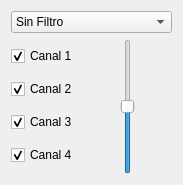
<?xml version="1.0" encoding="UTF-8"?>
<ui version="4.0">
 <class>Form</class>
 <widget class="QWidget" name="Form">
  <property name="geometry">
   <rect>
    <x>0</x>
    <y>0</y>
    <width>183</width>
    <height>185</height>
   </rect>
  </property>
  <property name="windowTitle">
   <string>Form</string>
  </property>
  <layout class="QGridLayout" name="gridLayout_2">
   <item row="0" column="0">
    <layout class="QGridLayout" name="gridLayout">
     <item row="0" column="0">
      <widget class="QComboBox" name="s_filtro">
       <item>
        <property name="text">
         <string>Sin Filtro</string>
        </property>
       </item>
       <item>
        <property name="text">
         <string>Pasa bajos (200Hz)</string>
        </property>
       </item>
       <item>
        <property name="text">
         <string>Pasa Altos (200Hz)</string>
        </property>
       </item>
       <item>
        <property name="text">
         <string>FFT</string>
        </property>
       </item>
      </widget>
     </item>
     <item row="1" column="0">
      <layout class="QHBoxLayout" name="horizontalLayout">
       <item>
        <layout class="QVBoxLayout" name="verticalLayout">
         <item>
          <widget class="QCheckBox" name="cb_c1">
           <property name="text">
            <string>Canal 1</string>
           </property>
           <property name="checked">
            <bool>true</bool>
           </property>
          </widget>
         </item>
         <item>
          <widget class="QCheckBox" name="cb_c2">
           <property name="text">
            <string>Canal 2</string>
           </property>
           <property name="checked">
            <bool>true</bool>
           </property>
          </widget>
         </item>
         <item>
          <widget class="QCheckBox" name="cb_c3">
           <property name="text">
            <string>Canal 3</string>
           </property>
           <property name="checked">
            <bool>true</bool>
           </property>
          </widget>
         </item>
         <item>
          <widget class="QCheckBox" name="cb_c4">
           <property name="text">
            <string>Canal 4</string>
           </property>
           <property name="checked">
            <bool>true</bool>
           </property>
          </widget>
         </item>
        </layout>
       </item>
       <item>
        <spacer name="horizontalSpacer">
         <property name="orientation">
          <enum>Qt::Horizontal</enum>
         </property>
         <property name="sizeHint" stdset="0">
          <size>
           <width>40</width>
           <height>20</height>
          </size>
         </property>
        </spacer>
       </item>
       <item>
        <widget class="QSlider" name="offset_cc">
         <property name="maximum">
          <number>400</number>
         </property>
         <property name="singleStep">
          <number>30</number>
         </property>
         <property name="value">
          <number>200</number>
         </property>
         <property name="orientation">
          <enum>Qt::Vertical</enum>
         </property>
        </widget>
       </item>
       <item>
        <spacer name="horizontalSpacer_2">
         <property name="orientation">
          <enum>Qt::Horizontal</enum>
         </property>
         <property name="sizeHint" stdset="0">
          <size>
           <width>40</width>
           <height>20</height>
          </size>
         </property>
        </spacer>
       </item>
      </layout>
     </item>
    </layout>
   </item>
  </layout>
 </widget>
 <resources/>
 <connections/>
</ui>
